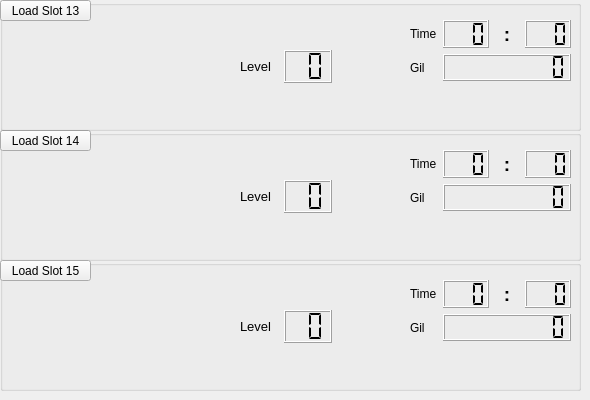
   <widget class="QWidget" name="page_5">
    <widget class="QGroupBox" name="s14_box">
     <property name="geometry">
      <rect>
       <x>0</x>
       <y>130</y>
       <width>581</width>
       <height>131</height>
      </rect>
     </property>
     <property name="title">
      <string/>
     </property>
     <widget class="QWidget" name="layoutWidget_25">
      <property name="geometry">
       <rect>
        <x>410</x>
        <y>20</y>
        <width>161</width>
        <height>61</height>
       </rect>
      </property>
      <layout class="QGridLayout" name="gridLayout_13">
       <item row="0" column="0">
        <widget class="QLabel" name="label_49">
         <property name="text">
          <string>Time</string>
         </property>
        </widget>
       </item>
       <item row="0" column="1">
        <widget class="QLCDNumber" name="s14_lcd_hr">
         <property name="numDigits">
          <number>3</number>
         </property>
         <property name="digitCount">
          <number>3</number>
         </property>
         <property name="segmentStyle">
          <enum>QLCDNumber::Flat</enum>
         </property>
        </widget>
       </item>
       <item row="0" column="2">
        <widget class="QLabel" name="label_50">
         <property name="font">
          <font>
           <pointsize>14</pointsize>
           <weight>75</weight>
           <bold>true</bold>
          </font>
         </property>
         <property name="text">
          <string>:</string>
         </property>
         <property name="alignment">
          <set>Qt::AlignCenter</set>
         </property>
        </widget>
       </item>
       <item row="0" column="3">
        <widget class="QLCDNumber" name="s14_lcd_min">
         <property name="numDigits">
          <number>3</number>
         </property>
         <property name="digitCount">
          <number>3</number>
         </property>
         <property name="segmentStyle">
          <enum>QLCDNumber::Flat</enum>
         </property>
        </widget>
       </item>
       <item row="1" column="0">
        <widget class="QLabel" name="label_51">
         <property name="text">
          <string>Gil</string>
         </property>
        </widget>
       </item>
       <item row="1" column="1" colspan="3">
        <widget class="QLCDNumber" name="s14_lcd_gil">
         <property name="numDigits">
          <number>9</number>
         </property>
         <property name="segmentStyle">
          <enum>QLCDNumber::Flat</enum>
         </property>
        </widget>
       </item>
      </layout>
     </widget>
     <widget class="QLabel" name="s14_lbl_name">
      <property name="geometry">
       <rect>
        <x>240</x>
        <y>20</y>
        <width>151</width>
        <height>21</height>
       </rect>
      </property>
      <property name="font">
       <font>
        <pointsize>10</pointsize>
       </font>
      </property>
      <property name="text">
       <string/>
      </property>
     </widget>
     <widget class="QLabel" name="s14_lbl_loc">
      <property name="geometry">
       <rect>
        <x>240</x>
        <y>90</y>
        <width>331</width>
        <height>31</height>
       </rect>
      </property>
      <property name="font">
       <font>
        <pointsize>10</pointsize>
       </font>
      </property>
      <property name="text">
       <string/>
      </property>
     </widget>
     <widget class="QWidget" name="layoutWidget_26">
      <property name="geometry">
       <rect>
        <x>10</x>
        <y>30</y>
        <width>211</width>
        <height>91</height>
       </rect>
      </property>
      <layout class="QHBoxLayout" name="horizontalLayout_13">
       <item>
        <widget class="QLabel" name="s14_party1">
         <property name="minimumSize">
          <size>
           <width>64</width>
           <height>73</height>
          </size>
         </property>
         <property name="maximumSize">
          <size>
           <width>64</width>
           <height>73</height>
          </size>
         </property>
         <property name="text">
          <string/>
         </property>
         <property name="scaledContents">
          <bool>true</bool>
         </property>
        </widget>
       </item>
       <item>
        <widget class="QLabel" name="s14_party2">
         <property name="minimumSize">
          <size>
           <width>64</width>
           <height>73</height>
          </size>
         </property>
         <property name="maximumSize">
          <size>
           <width>64</width>
           <height>73</height>
          </size>
         </property>
         <property name="text">
          <string/>
         </property>
         <property name="scaledContents">
          <bool>true</bool>
         </property>
        </widget>
       </item>
       <item>
        <widget class="QLabel" name="s14_party3">
         <property name="minimumSize">
          <size>
           <width>64</width>
           <height>73</height>
          </size>
         </property>
         <property name="maximumSize">
          <size>
           <width>64</width>
           <height>73</height>
          </size>
         </property>
         <property name="text">
          <string/>
         </property>
         <property name="scaledContents">
          <bool>true</bool>
         </property>
        </widget>
       </item>
      </layout>
     </widget>
     <widget class="QPushButton" name="btn_s14">
      <property name="geometry">
       <rect>
        <x>0</x>
        <y>0</y>
        <width>91</width>
        <height>21</height>
       </rect>
      </property>
      <property name="text">
       <string>Load Slot 14</string>
      </property>
     </widget>
     <widget class="QWidget" name="layoutWidget">
      <property name="geometry">
       <rect>
        <x>240</x>
        <y>50</y>
        <width>92</width>
        <height>33</height>
       </rect>
      </property>
      <layout class="QHBoxLayout" name="horizontalLayout_20">
       <item>
        <widget class="QLabel" name="label_52">
         <property name="font">
          <font>
           <pointsize>10</pointsize>
          </font>
         </property>
         <property name="text">
          <string>Level</string>
         </property>
        </widget>
       </item>
       <item>
        <widget class="QLCDNumber" name="s14_lcd_lvl">
         <property name="minimumSize">
          <size>
           <width>48</width>
           <height>31</height>
          </size>
         </property>
         <property name="smallDecimalPoint">
          <bool>false</bool>
         </property>
         <property name="numDigits">
          <number>2</number>
         </property>
         <property name="segmentStyle">
          <enum>QLCDNumber::Flat</enum>
         </property>
        </widget>
       </item>
      </layout>
     </widget>
    </widget>
    <widget class="QGroupBox" name="s15_box">
     <property name="geometry">
      <rect>
       <x>0</x>
       <y>260</y>
       <width>581</width>
       <height>131</height>
      </rect>
     </property>
     <property name="title">
      <string/>
     </property>
     <widget class="QWidget" name="layoutWidget_27">
      <property name="geometry">
       <rect>
        <x>410</x>
        <y>20</y>
        <width>161</width>
        <height>61</height>
       </rect>
      </property>
      <layout class="QGridLayout" name="gridLayout_14">
       <item row="0" column="0">
        <widget class="QLabel" name="label_53">
         <property name="text">
          <string>Time</string>
         </property>
        </widget>
       </item>
       <item row="0" column="1">
        <widget class="QLCDNumber" name="s15_lcd_hr">
         <property name="numDigits">
          <number>3</number>
         </property>
         <property name="digitCount">
          <number>3</number>
         </property>
         <property name="segmentStyle">
          <enum>QLCDNumber::Flat</enum>
         </property>
        </widget>
       </item>
       <item row="0" column="2">
        <widget class="QLabel" name="label_54">
         <property name="font">
          <font>
           <pointsize>14</pointsize>
           <weight>75</weight>
           <bold>true</bold>
          </font>
         </property>
         <property name="text">
          <string>:</string>
         </property>
         <property name="alignment">
          <set>Qt::AlignCenter</set>
         </property>
        </widget>
       </item>
       <item row="0" column="3">
        <widget class="QLCDNumber" name="s15_lcd_min">
         <property name="numDigits">
          <number>3</number>
         </property>
         <property name="digitCount">
          <number>3</number>
         </property>
         <property name="segmentStyle">
          <enum>QLCDNumber::Flat</enum>
         </property>
        </widget>
       </item>
       <item row="1" column="0">
        <widget class="QLabel" name="label_55">
         <property name="text">
          <string>Gil</string>
         </property>
        </widget>
       </item>
       <item row="1" column="1" colspan="3">
        <widget class="QLCDNumber" name="s15_lcd_gil">
         <property name="numDigits">
          <number>9</number>
         </property>
         <property name="segmentStyle">
          <enum>QLCDNumber::Flat</enum>
         </property>
        </widget>
       </item>
      </layout>
     </widget>
     <widget class="QLabel" name="s15_lbl_name">
      <property name="geometry">
       <rect>
        <x>240</x>
        <y>20</y>
        <width>151</width>
        <height>21</height>
       </rect>
      </property>
      <property name="font">
       <font>
        <pointsize>10</pointsize>
       </font>
      </property>
      <property name="text">
       <string/>
      </property>
     </widget>
     <widget class="QLabel" name="s15_lbl_loc">
      <property name="geometry">
       <rect>
        <x>240</x>
        <y>90</y>
        <width>331</width>
        <height>31</height>
       </rect>
      </property>
      <property name="font">
       <font>
        <pointsize>10</pointsize>
       </font>
      </property>
      <property name="text">
       <string/>
      </property>
     </widget>
     <widget class="QWidget" name="layoutWidget_28">
      <property name="geometry">
       <rect>
        <x>10</x>
        <y>30</y>
        <width>211</width>
        <height>91</height>
       </rect>
      </property>
      <layout class="QHBoxLayout" name="horizontalLayout_14">
       <item>
        <widget class="QLabel" name="s15_party1">
         <property name="minimumSize">
          <size>
           <width>64</width>
           <height>73</height>
          </size>
         </property>
         <property name="maximumSize">
          <size>
           <width>64</width>
           <height>73</height>
          </size>
         </property>
         <property name="text">
          <string/>
         </property>
         <property name="scaledContents">
          <bool>true</bool>
         </property>
        </widget>
       </item>
       <item>
        <widget class="QLabel" name="s15_party2">
         <property name="minimumSize">
          <size>
           <width>64</width>
           <height>73</height>
          </size>
         </property>
         <property name="maximumSize">
          <size>
           <width>64</width>
           <height>73</height>
          </size>
         </property>
         <property name="text">
          <string/>
         </property>
         <property name="scaledContents">
          <bool>true</bool>
         </property>
        </widget>
       </item>
       <item>
        <widget class="QLabel" name="s15_party3">
         <property name="minimumSize">
          <size>
           <width>64</width>
           <height>73</height>
          </size>
         </property>
         <property name="maximumSize">
          <size>
           <width>64</width>
           <height>73</height>
          </size>
         </property>
         <property name="text">
          <string/>
         </property>
         <property name="scaledContents">
          <bool>true</bool>
         </property>
        </widget>
       </item>
      </layout>
     </widget>
     <widget class="QPushButton" name="btn_s15">
      <property name="geometry">
       <rect>
        <x>0</x>
        <y>0</y>
        <width>91</width>
        <height>21</height>
       </rect>
      </property>
      <property name="text">
       <string>Load Slot 15</string>
      </property>
     </widget>
     <widget class="QWidget" name="layoutWidget">
      <property name="geometry">
       <rect>
        <x>240</x>
        <y>50</y>
        <width>92</width>
        <height>33</height>
       </rect>
      </property>
      <layout class="QHBoxLayout" name="horizontalLayout_21">
       <item>
        <widget class="QLabel" name="label_56">
         <property name="font">
          <font>
           <pointsize>10</pointsize>
          </font>
         </property>
         <property name="text">
          <string>Level</string>
         </property>
        </widget>
       </item>
       <item>
        <widget class="QLCDNumber" name="s15_lcd_lvl">
         <property name="minimumSize">
          <size>
           <width>48</width>
           <height>31</height>
          </size>
         </property>
         <property name="smallDecimalPoint">
          <bool>false</bool>
         </property>
         <property name="numDigits">
          <number>2</number>
         </property>
         <property name="segmentStyle">
          <enum>QLCDNumber::Flat</enum>
         </property>
        </widget>
       </item>
      </layout>
     </widget>
    </widget>
    <widget class="QGroupBox" name="s13_box">
     <property name="geometry">
      <rect>
       <x>0</x>
       <y>0</y>
       <width>581</width>
       <height>131</height>
      </rect>
     </property>
     <property name="title">
      <string/>
     </property>
     <widget class="QWidget" name="layoutWidget_29">
      <property name="geometry">
       <rect>
        <x>410</x>
        <y>20</y>
        <width>161</width>
        <height>61</height>
       </rect>
      </property>
      <layout class="QGridLayout" name="gridLayout_15">
       <item row="0" column="0">
        <widget class="QLabel" name="label_57">
         <property name="text">
          <string>Time</string>
         </property>
        </widget>
       </item>
       <item row="0" column="1">
        <widget class="QLCDNumber" name="s13_lcd_hr">
         <property name="numDigits">
          <number>3</number>
         </property>
         <property name="digitCount">
          <number>3</number>
         </property>
         <property name="segmentStyle">
          <enum>QLCDNumber::Flat</enum>
         </property>
        </widget>
       </item>
       <item row="0" column="2">
        <widget class="QLabel" name="label_58">
         <property name="font">
          <font>
           <pointsize>14</pointsize>
           <weight>75</weight>
           <bold>true</bold>
          </font>
         </property>
         <property name="text">
          <string>:</string>
         </property>
         <property name="alignment">
          <set>Qt::AlignCenter</set>
         </property>
        </widget>
       </item>
       <item row="0" column="3">
        <widget class="QLCDNumber" name="s13_lcd_min">
         <property name="numDigits">
          <number>3</number>
         </property>
         <property name="digitCount">
          <number>3</number>
         </property>
         <property name="segmentStyle">
          <enum>QLCDNumber::Flat</enum>
         </property>
        </widget>
       </item>
       <item row="1" column="0">
        <widget class="QLabel" name="label_59">
         <property name="text">
          <string>Gil</string>
         </property>
        </widget>
       </item>
       <item row="1" column="1" colspan="3">
        <widget class="QLCDNumber" name="s13_lcd_gil">
         <property name="numDigits">
          <number>9</number>
         </property>
         <property name="segmentStyle">
          <enum>QLCDNumber::Flat</enum>
         </property>
        </widget>
       </item>
      </layout>
     </widget>
     <widget class="QLabel" name="s13_lbl_name">
      <property name="geometry">
       <rect>
        <x>240</x>
        <y>20</y>
        <width>151</width>
        <height>21</height>
       </rect>
      </property>
      <property name="font">
       <font>
        <pointsize>10</pointsize>
       </font>
      </property>
      <property name="text">
       <string/>
      </property>
     </widget>
     <widget class="QLabel" name="s13_lbl_loc">
      <property name="geometry">
       <rect>
        <x>240</x>
        <y>90</y>
        <width>331</width>
        <height>31</height>
       </rect>
      </property>
      <property name="font">
       <font>
        <pointsize>10</pointsize>
       </font>
      </property>
      <property name="text">
       <string/>
      </property>
     </widget>
     <widget class="QWidget" name="layoutWidget_30">
      <property name="geometry">
       <rect>
        <x>10</x>
        <y>30</y>
        <width>211</width>
        <height>91</height>
       </rect>
      </property>
      <layout class="QHBoxLayout" name="horizontalLayout_15">
       <item>
        <widget class="QLabel" name="s13_party1">
         <property name="minimumSize">
          <size>
           <width>64</width>
           <height>73</height>
          </size>
         </property>
         <property name="maximumSize">
          <size>
           <width>64</width>
           <height>73</height>
          </size>
         </property>
         <property name="text">
          <string/>
         </property>
         <property name="scaledContents">
          <bool>true</bool>
         </property>
        </widget>
       </item>
       <item>
        <widget class="QLabel" name="s13_party2">
         <property name="minimumSize">
          <size>
           <width>64</width>
           <height>73</height>
          </size>
         </property>
         <property name="maximumSize">
          <size>
           <width>64</width>
           <height>73</height>
          </size>
         </property>
         <property name="text">
          <string/>
         </property>
         <property name="scaledContents">
          <bool>true</bool>
         </property>
        </widget>
       </item>
       <item>
        <widget class="QLabel" name="s13_party3">
         <property name="minimumSize">
          <size>
           <width>64</width>
           <height>73</height>
          </size>
         </property>
         <property name="maximumSize">
          <size>
           <width>64</width>
           <height>73</height>
          </size>
         </property>
         <property name="text">
          <string/>
         </property>
         <property name="scaledContents">
          <bool>true</bool>
         </property>
        </widget>
       </item>
      </layout>
     </widget>
     <widget class="QPushButton" name="btn_s13">
      <property name="geometry">
       <rect>
        <x>0</x>
        <y>0</y>
        <width>91</width>
        <height>21</height>
       </rect>
      </property>
      <property name="text">
       <string>Load Slot 13</string>
      </property>
     </widget>
     <widget class="QWidget" name="layoutWidget">
      <property name="geometry">
       <rect>
        <x>240</x>
        <y>50</y>
        <width>92</width>
        <height>33</height>
       </rect>
      </property>
      <layout class="QHBoxLayout" name="horizontalLayout_19">
       <item>
        <widget class="QLabel" name="label_60">
         <property name="font">
          <font>
           <pointsize>10</pointsize>
          </font>
         </property>
         <property name="text">
          <string>Level</string>
         </property>
        </widget>
       </item>
       <item>
        <widget class="QLCDNumber" name="s13_lcd_lvl">
         <property name="minimumSize">
          <size>
           <width>48</width>
           <height>31</height>
          </size>
         </property>
         <property name="smallDecimalPoint">
          <bool>false</bool>
         </property>
         <property name="numDigits">
          <number>2</number>
         </property>
         <property name="segmentStyle">
          <enum>QLCDNumber::Flat</enum>
         </property>
        </widget>
       </item>
      </layout>
     </widget>
    </widget>
   </widget>
